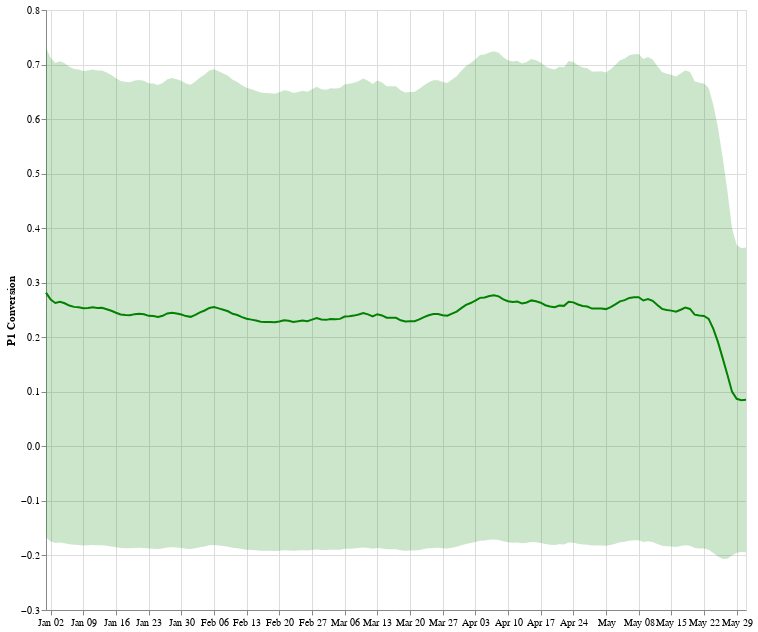

The notebook cell this image was saved under:
### Code cell
churn_w_std_chart = alt.layer(
    churn_rate_viz,
    churn_std_area
    )\
    .properties(
        width=700,
        height=600)

churn_w_std_chart

### Figure 1 — Vega-Lite specification as saved in the notebook (floating-point values rounded to 4 significant figures; data arrays with more than 128 entries replaced by an {"elided": "..."} marker saying what was removed)
{"config": {"view": {"continuousWidth": 400, "continuousHeight": 300}}, "layer": [{"data": {"name": "data-3e4c408462ce69235d3aefd9d45995b8"}, "mark": {"type": "line", "color": "green"}, "encoding": {"x": {"field": "create_time", "title": null, "type": "temporal"}, "y": {"field": "mean_churn", "title": "P1 Conversion", "type": "quantitative"}}}, {"data": {"name": "data-3e4c408462ce69235d3aefd9d45995b8"}, "mark": {"type": "area", "color": "green", "opacity": 0.2}, "encoding": {"x": {"field": "create_time", "title": null, "type": "temporal"}, "y": {"field": "churn_std_y1", "scale": {"zero": false}, "type": "quantitative"}, "y2": {"field": "churn_std_y2"}}}], "height": 600, "width": 700, "$schema": "https://vega.github.io/schema/vega-lite/v4.17.0.json", "datasets": {"data-3e4c408462ce69235d3aefd9d45995b8": {"elided": "151 records"}}}
